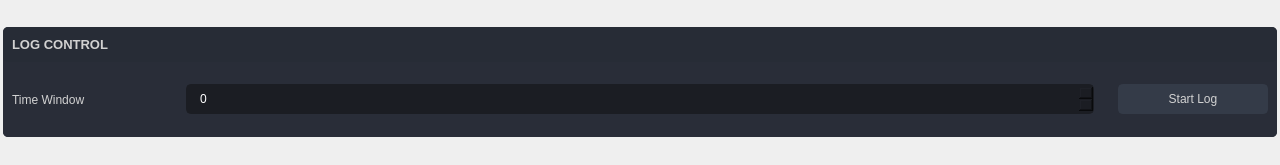
<?xml version="1.0" encoding="UTF-8"?>
<ui version="4.0">
 <class>widget_connection</class>
 <widget class="QWidget" name="widget_connection">
  <property name="geometry">
   <rect>
    <x>0</x>
    <y>0</y>
    <width>1280</width>
    <height>165</height>
   </rect>
  </property>
  <property name="windowTitle">
   <string>Form</string>
  </property>
  <property name="styleSheet">
   <string notr="true">color: rgb(210, 210, 210);</string>
  </property>
  <layout class="QVBoxLayout" name="verticalLayout">
   <property name="spacing">
    <number>3</number>
   </property>
   <property name="leftMargin">
    <number>3</number>
   </property>
   <property name="topMargin">
    <number>3</number>
   </property>
   <property name="rightMargin">
    <number>3</number>
   </property>
   <property name="bottomMargin">
    <number>3</number>
   </property>
   <item>
    <widget class="QFrame" name="frame_connection">
     <property name="minimumSize">
      <size>
       <width>0</width>
       <height>110</height>
      </size>
     </property>
     <property name="maximumSize">
      <size>
       <width>16777215</width>
       <height>110</height>
      </size>
     </property>
     <property name="styleSheet">
      <string notr="true">background-color: rgb(41, 45, 56);
border-radius: 5px;
</string>
     </property>
     <property name="frameShape">
      <enum>QFrame::NoFrame</enum>
     </property>
     <property name="frameShadow">
      <enum>QFrame::Raised</enum>
     </property>
     <layout class="QVBoxLayout" name="verticalLayout_13" stretch="0,0">
      <property name="spacing">
       <number>0</number>
      </property>
      <property name="leftMargin">
       <number>0</number>
      </property>
      <property name="topMargin">
       <number>0</number>
      </property>
      <property name="rightMargin">
       <number>0</number>
      </property>
      <property name="bottomMargin">
       <number>0</number>
      </property>
      <item>
       <widget class="QFrame" name="frame_title">
        <property name="maximumSize">
         <size>
          <width>16777215</width>
          <height>35</height>
         </size>
        </property>
        <property name="cursor">
         <cursorShape>ArrowCursor</cursorShape>
        </property>
        <property name="styleSheet">
         <string notr="true">background-color: rgb(39, 44, 54);</string>
        </property>
        <property name="frameShape">
         <enum>QFrame::StyledPanel</enum>
        </property>
        <property name="frameShadow">
         <enum>QFrame::Raised</enum>
        </property>
        <layout class="QVBoxLayout" name="verticalLayout_16">
         <property name="leftMargin">
          <number>9</number>
         </property>
         <property name="topMargin">
          <number>9</number>
         </property>
         <property name="rightMargin">
          <number>9</number>
         </property>
         <property name="bottomMargin">
          <number>9</number>
         </property>
         <item>
          <widget class="QLabel" name="label_title">
           <property name="font">
            <font>
             <pointsize>10</pointsize>
             <bold>true</bold>
            </font>
           </property>
           <property name="text">
            <string>LOG CONTROL</string>
           </property>
           <property name="textInteractionFlags">
            <set>Qt::LinksAccessibleByMouse</set>
           </property>
          </widget>
         </item>
        </layout>
       </widget>
      </item>
      <item>
       <widget class="QFrame" name="frame_contents">
        <property name="cursor">
         <cursorShape>ArrowCursor</cursorShape>
        </property>
        <property name="frameShadow">
         <enum>QFrame::Raised</enum>
        </property>
        <layout class="QHBoxLayout" name="horizontalLayout_4">
         <property name="spacing">
          <number>24</number>
         </property>
         <property name="leftMargin">
          <number>9</number>
         </property>
         <property name="topMargin">
          <number>9</number>
         </property>
         <property name="rightMargin">
          <number>9</number>
         </property>
         <property name="bottomMargin">
          <number>9</number>
         </property>
         <item>
          <widget class="QLabel" name="label_time_window">
           <property name="sizePolicy">
            <sizepolicy hsizetype="Minimum" vsizetype="Preferred">
             <horstretch>0</horstretch>
             <verstretch>0</verstretch>
            </sizepolicy>
           </property>
           <property name="minimumSize">
            <size>
             <width>150</width>
             <height>30</height>
            </size>
           </property>
           <property name="text">
            <string>Time Window</string>
           </property>
          </widget>
         </item>
         <item>
          <widget class="QSpinBox" name="spinBox_time_window">
           <property name="sizePolicy">
            <sizepolicy hsizetype="Expanding" vsizetype="Fixed">
             <horstretch>0</horstretch>
             <verstretch>0</verstretch>
            </sizepolicy>
           </property>
           <property name="minimumSize">
            <size>
             <width>0</width>
             <height>30</height>
            </size>
           </property>
           <property name="styleSheet">
            <string notr="true">QSpinBox {
    color: rgb(255,255,255);
    background-color: rgb(27, 29, 35);
    border-radius: 5px;
    border: 2px solid rgb(27, 29, 35);
    padding-left: 10px;
}
QSpinBox:hover {
    border: 2px solid rgb(58, 66, 81);
}
QSpinBox:focus {
    border: 2px solid rgb(91, 101, 124);
}</string>
           </property>
          </widget>
         </item>
         <item>
          <widget class="QPushButton" name="start_button">
           <property name="minimumSize">
            <size>
             <width>150</width>
             <height>30</height>
            </size>
           </property>
           <property name="styleSheet">
            <string notr="true">QPushButton {
	border: 2px solid rgb(52, 59, 72);
	border-radius: 5px;	
	background-color: rgb(52, 59, 72);
}
QPushButton:hover {
	background-color: rgb(57, 65, 80);
	border: 2px solid rgb(61, 70, 86);
}
QPushButton:pressed {	
	background-color: rgb(35, 40, 49);
	border: 2px solid rgb(43, 50, 61);
}</string>
           </property>
           <property name="text">
            <string>Start Log</string>
           </property>
          </widget>
         </item>
        </layout>
       </widget>
      </item>
     </layout>
    </widget>
   </item>
  </layout>
 </widget>
 <resources>
  <include location="resources.qrc"/>
 </resources>
 <connections/>
</ui>
